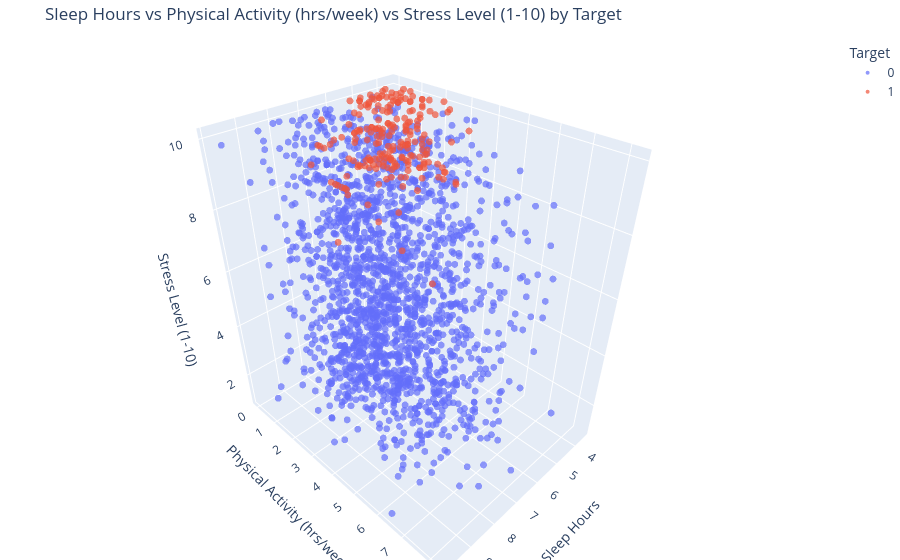
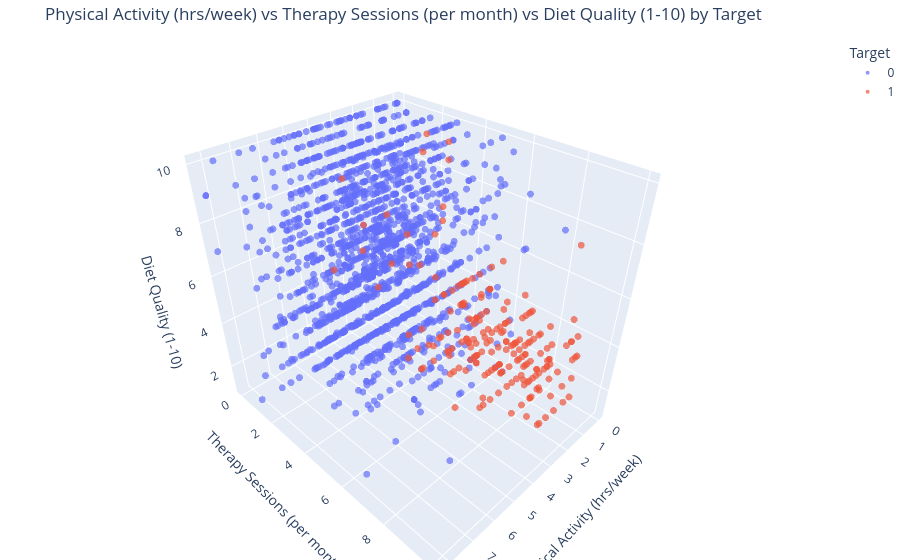
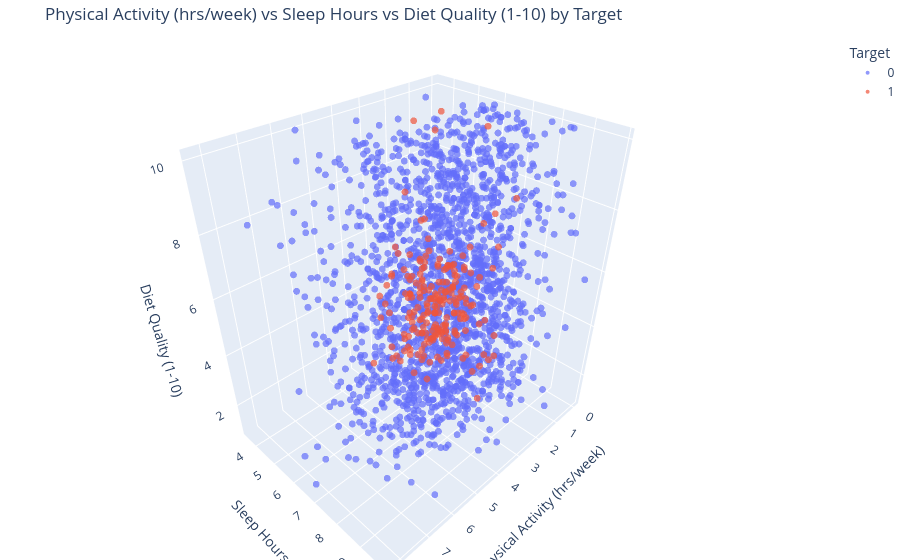

Notebook code for these charts, in order:
### Markdown cell above
<div style="direction: rtl; text-align: right; font-size: 18px; line-height: 2; font-family: Vazirmatn, IRANSans, sans-serif; width: 100%;">

<div style="direction: rtl; text-align: right; width: 100%;">

<h3 style="direction: rtl; text-align: right;">
بررسی سهمتغیر بصورت انتخابی
</h3>

<p style="direction: rtl; text-align: right;">

</p>

</p>

### Code cell
uplot.draw_scatter_3d(df,'Sleep Hours','Physical Activity (hrs/week)','Stress Level (1-10)')
uplot.draw_scatter_3d(df,'Physical Activity (hrs/week)','Therapy Sessions (per month)', 'Diet Quality (1-10)')
uplot.draw_scatter_3d(df,'Physical Activity (hrs/week)','Sleep Hours', 'Diet Quality (1-10)')

### Figure 1 — Plotly figure (JSON) as saved in the notebook; plotly's stock layout.template omitted (floating-point values rounded to 4 significant figures; data arrays with more than 128 entries replaced by an {"elided": "..."} marker saying what was removed)
{"data": [{"hovertemplate": "color=0<br>Sleep Hours=%{x}<br>Physical Activity (hrs/week)=%{y}<br>Stress Level (1-10)=%{z}<extra></extra>", "legendgroup": "0", "marker": {"color": "#636efa", "opacity": 0.7, "size": 4, "symbol": "circle"}, "mode": "markers", "name": "0", "scene": "scene", "showlegend": true, "type": "scatter3d", "x": {"elided": "1820 float values"}, "y": {"elided": "1820 float values"}, "z": {"elided": "1820 float values"}}, {"hovertemplate": "color=1<br>Sleep Hours=%{x}<br>Physical Activity (hrs/week)=%{y}<br>Stress Level (1-10)=%{z}<extra></extra>", "legendgroup": "1", "marker": {"color": "#EF553B", "opacity": 0.7, "size": 4, "symbol": "circle"}, "mode": "markers", "name": "1", "scene": "scene", "showlegend": true, "type": "scatter3d", "x": {"elided": "210 float values"}, "y": {"elided": "210 float values"}, "z": {"elided": "210 float values"}}], "layout": {"legend": {"title": {"text": "Target"}, "tracegroupgap": 0}, "margin": {"b": 0, "l": 0, "r": 0, "t": 40}, "scene": {"domain": {"x": [0, 1], "y": [0, 1]}, "xaxis": {"title": {"text": "Sleep Hours"}}, "yaxis": {"title": {"text": "Physical Activity (hrs/week)"}}, "zaxis": {"title": {"text": "Stress Level (1-10)"}}}, "title": {"text": "Sleep Hours vs Physical Activity (hrs/week) vs Stress Level (1-10) by Target"}}}

### Figure 2 — Plotly figure (JSON) as saved in the notebook; plotly's stock layout.template omitted (floating-point values rounded to 4 significant figures; data arrays with more than 128 entries replaced by an {"elided": "..."} marker saying what was removed)
{"data": [{"hovertemplate": "color=0<br>Physical Activity (hrs/week)=%{x}<br>Therapy Sessions (per month)=%{y}<br>Diet Quality (1-10)=%{z}<extra></extra>", "legendgroup": "0", "marker": {"color": "#636efa", "opacity": 0.7, "size": 4, "symbol": "circle"}, "mode": "markers", "name": "0", "scene": "scene", "showlegend": true, "type": "scatter3d", "x": {"elided": "1820 float values"}, "y": {"elided": "1820 int values"}, "z": {"elided": "1820 float values"}}, {"hovertemplate": "color=1<br>Physical Activity (hrs/week)=%{x}<br>Therapy Sessions (per month)=%{y}<br>Diet Quality (1-10)=%{z}<extra></extra>", "legendgroup": "1", "marker": {"color": "#EF553B", "opacity": 0.7, "size": 4, "symbol": "circle"}, "mode": "markers", "name": "1", "scene": "scene", "showlegend": true, "type": "scatter3d", "x": {"elided": "210 float values"}, "y": {"elided": "210 int values"}, "z": {"elided": "210 float values"}}], "layout": {"legend": {"title": {"text": "Target"}, "tracegroupgap": 0}, "margin": {"b": 0, "l": 0, "r": 0, "t": 40}, "scene": {"domain": {"x": [0, 1], "y": [0, 1]}, "xaxis": {"title": {"text": "Physical Activity (hrs/week)"}}, "yaxis": {"title": {"text": "Therapy Sessions (per month)"}}, "zaxis": {"title": {"text": "Diet Quality (1-10)"}}}, "title": {"text": "Physical Activity (hrs/week) vs Therapy Sessions (per month) vs Diet Quality (1-10) by Target"}}}

### Figure 3 — Plotly figure (JSON) as saved in the notebook; plotly's stock layout.template omitted (floating-point values rounded to 4 significant figures; data arrays with more than 128 entries replaced by an {"elided": "..."} marker saying what was removed)
{"data": [{"hovertemplate": "color=0<br>Physical Activity (hrs/week)=%{x}<br>Sleep Hours=%{y}<br>Diet Quality (1-10)=%{z}<extra></extra>", "legendgroup": "0", "marker": {"color": "#636efa", "opacity": 0.7, "size": 4, "symbol": "circle"}, "mode": "markers", "name": "0", "scene": "scene", "showlegend": true, "type": "scatter3d", "x": {"elided": "1820 float values"}, "y": {"elided": "1820 float values"}, "z": {"elided": "1820 float values"}}, {"hovertemplate": "color=1<br>Physical Activity (hrs/week)=%{x}<br>Sleep Hours=%{y}<br>Diet Quality (1-10)=%{z}<extra></extra>", "legendgroup": "1", "marker": {"color": "#EF553B", "opacity": 0.7, "size": 4, "symbol": "circle"}, "mode": "markers", "name": "1", "scene": "scene", "showlegend": true, "type": "scatter3d", "x": {"elided": "210 float values"}, "y": {"elided": "210 float values"}, "z": {"elided": "210 float values"}}], "layout": {"legend": {"title": {"text": "Target"}, "tracegroupgap": 0}, "margin": {"b": 0, "l": 0, "r": 0, "t": 40}, "scene": {"domain": {"x": [0, 1], "y": [0, 1]}, "xaxis": {"title": {"text": "Physical Activity (hrs/week)"}}, "yaxis": {"title": {"text": "Sleep Hours"}}, "zaxis": {"title": {"text": "Diet Quality (1-10)"}}}, "title": {"text": "Physical Activity (hrs/week) vs Sleep Hours vs Diet Quality (1-10) by Target"}}}
